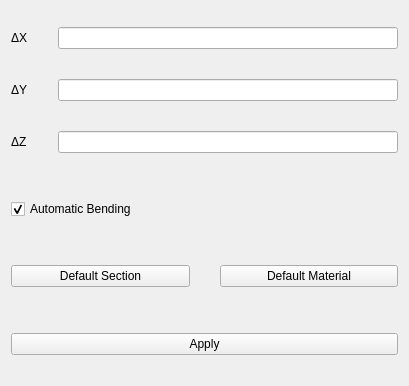
<?xml version="1.0" encoding="UTF-8"?>
<ui version="4.0">
 <class>Form</class>
 <widget class="QWidget" name="Form">
  <property name="windowModality">
   <enum>Qt::NonModal</enum>
  </property>
  <property name="geometry">
   <rect>
    <x>0</x>
    <y>0</y>
    <width>409</width>
    <height>386</height>
   </rect>
  </property>
  <property name="windowTitle">
   <string>Creation Mode</string>
  </property>
  <layout class="QHBoxLayout" name="horizontalLayout_2">
   <item>
    <layout class="QVBoxLayout" name="verticalLayout">
     <property name="spacing">
      <number>30</number>
     </property>
     <property name="topMargin">
      <number>0</number>
     </property>
     <item>
      <layout class="QGridLayout" name="gridLayout">
       <item row="3" column="1">
        <widget class="QLineEdit" name="dz_box"/>
       </item>
       <item row="3" column="0">
        <widget class="QLabel" name="label_3">
         <property name="text">
          <string>ΔZ</string>
         </property>
        </widget>
       </item>
       <item row="2" column="0">
        <widget class="QLabel" name="label_2">
         <property name="text">
          <string>ΔY</string>
         </property>
        </widget>
       </item>
       <item row="0" column="1">
        <widget class="QLineEdit" name="dx_box"/>
       </item>
       <item row="0" column="0">
        <widget class="QLabel" name="label">
         <property name="text">
          <string>ΔX</string>
         </property>
        </widget>
       </item>
       <item row="2" column="1">
        <widget class="QLineEdit" name="dy_box"/>
       </item>
      </layout>
     </item>
     <item>
      <layout class="QVBoxLayout" name="verticalLayout_2">
       <item>
        <widget class="QCheckBox" name="bend_checkbox">
         <property name="enabled">
          <bool>true</bool>
         </property>
         <property name="text">
          <string>Automatic Bending</string>
         </property>
         <property name="checked">
          <bool>true</bool>
         </property>
        </widget>
       </item>
      </layout>
     </item>
     <item>
      <layout class="QHBoxLayout" name="horizontalLayout">
       <item>
        <widget class="QPushButton" name="section_button">
         <property name="text">
          <string>Default Section</string>
         </property>
        </widget>
       </item>
       <item>
        <widget class="QPushButton" name="material_button">
         <property name="text">
          <string>Default Material</string>
         </property>
        </widget>
       </item>
      </layout>
     </item>
     <item>
      <widget class="QPushButton" name="apply_button">
       <property name="text">
        <string>Apply</string>
       </property>
      </widget>
     </item>
    </layout>
   </item>
  </layout>
 </widget>
 <tabstops>
  <tabstop>dx_box</tabstop>
  <tabstop>dy_box</tabstop>
  <tabstop>dz_box</tabstop>
  <tabstop>bend_checkbox</tabstop>
  <tabstop>section_button</tabstop>
  <tabstop>material_button</tabstop>
  <tabstop>apply_button</tabstop>
 </tabstops>
 <resources/>
 <connections/>
</ui>
